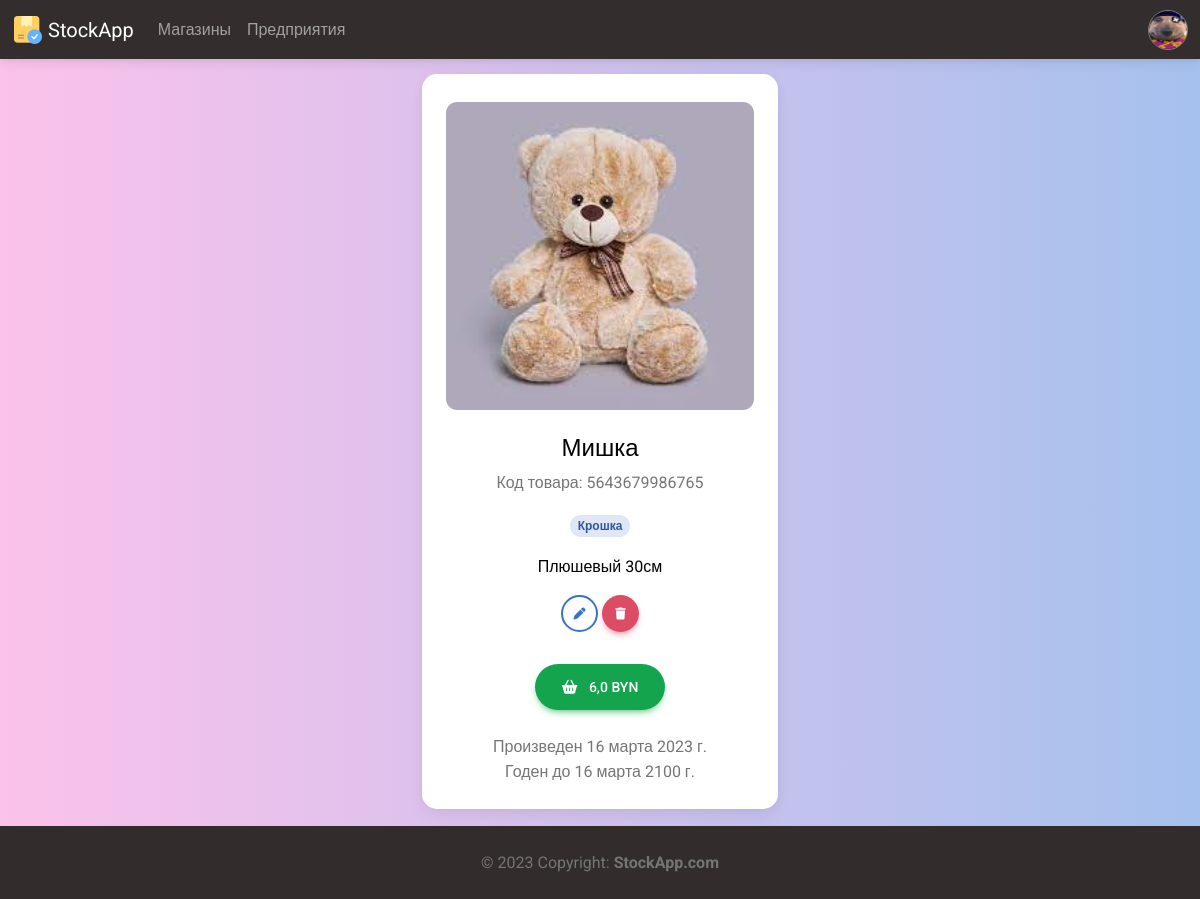
/shop/view_product/5 (signed in), run on an earlier commit of the app's database.
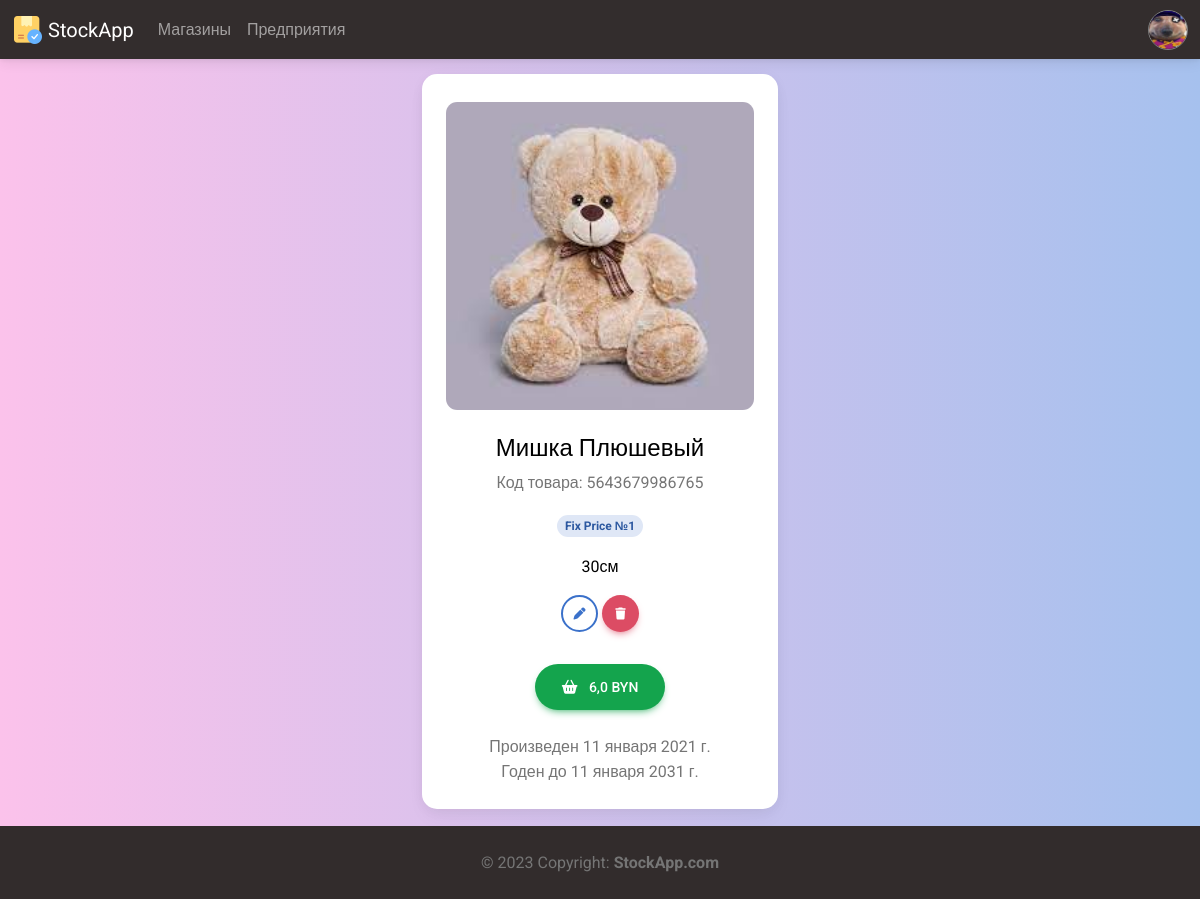
And on a later commit of the database.
### Shop/models.py (models this page shows, shortened)
class Product(models.Model):
    item = models.ForeignKey('Manufacture.CatalogItem', on_delete=models.CASCADE, blank=False, verbose_name='Товар')
    stock = models.ForeignKey('Shop', on_delete=models.CASCADE, blank=False, verbose_name='Магазин')
    amount = models.IntegerField(validators=[MinValueValidator(0), MaxValueValidator(252735000000000)], verbose_name='Количество')
    price = models.FloatField(validators=[MinValueValidator(0.01), MaxValueValidator(252734999999999.97)], verbose_name='Цена')
    class Meta:
        verbose_name = 'Товар'
        verbose_name_plural = 'Товары'
        ordering = ['-id']

class Shop(models.Model):
    name = models.CharField(max_length = 150, verbose_name='Название', unique=True)
    photo = models.ImageField(upload_to = 'shop/%Y/%m/%d/', blank=False, verbose_name='Фото')
    bio = models.TextField(blank=True, verbose_name='О магазине')
    code = models.CharField(max_length = 16, verbose_name='Код')
    class Meta:
        verbose_name = 'Магазин'
        verbose_name_plural = 'Магазины'
        ordering = ['-name', '-bio']

### Manufacture/models.py (models this page shows, shortened)
class CatalogItem(models.Model):
    manufacturer = models.ForeignKey('Manufacture', on_delete=models.CASCADE, blank=False, null=True, verbose_name='Производитель')
    name = models.CharField(max_length = 150, verbose_name='Название')
    bio = models.TextField(blank=True, verbose_name='О товаре')
    code = models.CharField(max_length = 13, verbose_name='Код товара')
    photo = models.ImageField(upload_to = 'catalog_items/%Y/%m/%d/', blank=False, verbose_name='Фото')
    date_of_manufacture = models.DateField(verbose_name='Дата производства')
    expiration_date = models.DateField(verbose_name='Годен до')
    price = models.FloatField(validators=[MinValueValidator(0.01), MaxValueValidator(252734999999999.97)], verbose_name='Цена')
    class Meta:
        verbose_name = 'Товар каталога'
        verbose_name_plural = 'Товары каталога'
        ordering = ['-name', '-id']

### Shop/views.py (the view)
# urls.py: path('view_product/<int:id>', view_product, name='view_product'),
@login_required(login_url='login')
def view_product(request, id):
    try:
        profile = Profile.objects.get(user=request.user)
        item = Product.objects.get(id=id)
        context = {
            'title': item.item.name,
            'request': request,
            'profile': profile,
            'item': item,
            'is_mine': True if profile.shops.filter(id=item.stock.id).exists() else False,
        }
        return render(request, 'view_product.html', context)
    except:
        messages.success(request, ("Товара с таким именем не существует!"))
        return redirect('all_shops')

### Main/templatetags/main_tags.py (called while the page is built)
@register.inclusion_tag('modules/nav_profile.html')
def nav_profile(request):
    if request.user.is_authenticated:
        userobj = User.objects.get(username=request.user)
        profile = Profile.objects.get(user=userobj)
        context = {
            "request": request,
            "profile": profile,
        }
    else:
        context = {
            "request": request,
        }
    return context

### Shop/templates/view_product.html (shortened to what this page needs)
{% extends 'base.html' %}
{% load static %}
{% block head %}
<link rel="stylesheet" href="{% static 'styles/profile.css' %}">
{% endblock %}
{% block content %}
<section class="vh-100 gradient-custom-2">
  <div class="container py-5 h-100">
    <div class="row d-flex justify-content-center align-items-center h-100">
      <div class="col-md-12 col-xl-4">
        <div class="card" style="border-radius: 15px;">
          <div class="card-body text-center">
            <div class="mt-1 mb-4">
              {% if item.item.photo %}
                <img src="{{ item.item.photo.url }}" class="img-fluid" alt="{{item.item.name}}" style="width: 100%; border-radius: 0.7rem;"/>
              {% else %}
                <img src="{% static 'images/default_product.png' %}" class="img-fluid" alt="{{item.item.name}}" style="width: 100%; border-radius: 0.7rem;"/>
              {% endif %}
            </div>
            <h4 class="mb-2">{{item.item.name}}</h4>
            <p class="text-muted mb-3">Код товара: {{item.item.code}}</p>
            <a href="{% url 'view_shop' name=item.stock.name %}" class="badge badge-primary rounded-pill d-inline" title="Магазин">{{item.stock.name}}</a><br>
            <p class="mt-3">{{item.item.bio}}</p>
            {% if is_mine %}
            <div class="mb-4 pb-2">
              <a href="{% url 'edit_product' id=item.id %}" class="btn btn-outline-primary btn-floating" title="Редактировать">
                <i class="fas fa-pen"></i>
              </a>
              <a href="{% url 'delete_product' id=item.id %}" class="btn btn-danger btn-floating" title="Удалить">
                <i class="fas fa-trash"></i>
              </a>
            </div>
            {% endif %}
            <a class="btn btn-success btn-rounded btn-lg" title="Покупка">
              <i class="fas fa-shopping-basket pe-2"></i>
              {{item.price}} BYN
            </a>
            <p class="text-muted mt-4 mb-0">Произведен {{item.item.date_of_manufacture}}</p>
            <p class="text-muted my-0">Годен до {{item.item.expiration_date}}</p>
            </div>
          </div>
        </div>
      </div>
    </div>
  </section>
{% endblock %}

What changed in the data, as far as the page shows it:
changed Product: item.name "Мишка" → "Мишка Плюшевый"; stock.name "Крошка" → "Fix Price №1"; item.bio "Плюшевый 30см" → "30см"; item.date_of_manufacture "16 марта 2023 г." → "11 января 2021 г."; item.expiration_date "16 марта 2100 г." → "11 января 2031 г."
